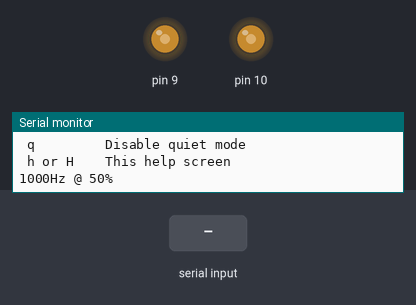
The sketch below on a simulated Arduino Uno, built with avr-gcc and run on an emulated ATmega328P. Shown: output pins drawn as LEDs (lit = HIGH), the last lines printed to the serial monitor. The inputs (shaded band) are chosen by the test bench.

Above: at 1.2 s.
1.3 s: "D" received over Serial
At 1.9 s:
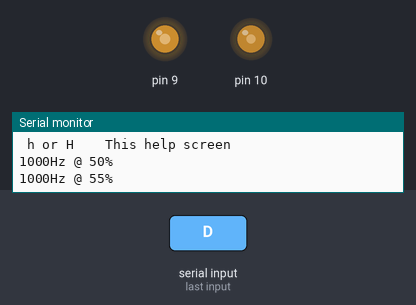
2.8 s: "d" received over Serial
At 3.1 s:
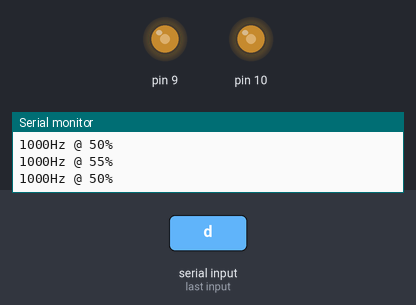
4.3 s: "d" received over Serial
At 5.4 s:
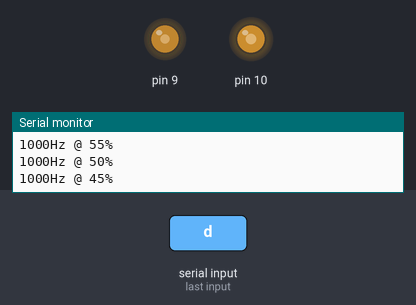
Timing chart, 0 to 7.3 s (numbered marks = the images above; inputs shaded):
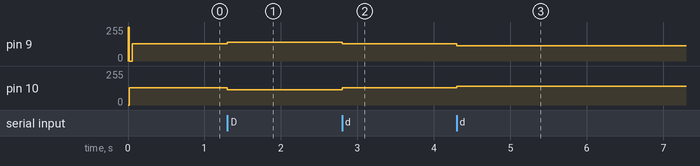

The sketch:

sketch_aug31a.ino
```cpp
#define BAUDRATE  115200
//#define BAUDRATE  9600

#define NELEM(x)  (sizeof(x) / sizeof((x)[0]))

static uint8_t freqidx;   /* Current frequency; index in frequency table */
static uint8_t duty;    /* Duty-cycle in percent [0...100] */
static uint8_t quiet;   /* Set if quiet mode enabled */

typedef struct __freqtable_t {
  uint32_t  freq;   /* Frequency in Hz */
  uint16_t  tmrtop;   /* Timer TOP value */
  uint8_t   tccr1b;   /* Prescaler setup + rest of control register */
} freqtable_t;


/* Actual table of selectable frequencies (in flash) */
static const freqtable_t freqs[] PROGMEM = {
  { 1000000,     8, _BV(WGM13) | _BV(CS10) },
  {  500000,    16, _BV(WGM13) | _BV(CS10) },
  {  200000,    32, _BV(WGM13) | _BV(CS10) },
  {  100000,    80, _BV(WGM13) | _BV(CS10) },
  {   50000,   160, _BV(WGM13) | _BV(CS10) },
  {   20000,   320, _BV(WGM13) | _BV(CS10) },
  {   10000,   800, _BV(WGM13) | _BV(CS10) },
  {    5000,  1600, _BV(WGM13) | _BV(CS10) },
  {    2000,  3200, _BV(WGM13) | _BV(CS10) },
  {    1000,  8000, _BV(WGM13) | _BV(CS10) },
  {     500, 16000, _BV(WGM13) | _BV(CS10) },
  {     200, 32000, _BV(WGM13) | _BV(CS10) },
  {     100, 10000, _BV(WGM13) | _BV(CS11) },
  {      50, 20000, _BV(WGM13) | _BV(CS11) },
  {      20,  5000, _BV(WGM13) | _BV(CS11) | _BV(CS10) },
  {      10, 12500, _BV(WGM13) | _BV(CS11) | _BV(CS10) },
  {       5, 25000, _BV(WGM13) | _BV(CS11) | _BV(CS10) },
  {       2, 50000, _BV(WGM13) | _BV(CS11) | _BV(CS10) },
  {       1, 31500, _BV(WGM13) | _BV(CS12) },
};

#define F_1K  9 /* Index for 1kHz */
#define F_100K  3 /* Index for 100kHz */

static void showfreq(void)
{
  if(quiet)
    return;

  /* Print the new value(s) to console */
  Serial.print(pgm_read_dword(&freqs[freqidx].freq));
  Serial.write("Hz @ ");
  Serial.print(duty);
  Serial.write("%");
  /* At high frequency, we cannot control the duty-cycle accurately */
  if(freqidx < F_100K)
    Serial.write(" (reduced duty-cycle control)");
  Serial.write("\r\n");
}

static void showhelp(void)
{
  /* Blabla */
  if(quiet)
    return;
  Serial.write("Frequency Synthesizer 1Hz...1MHz\r\n");
  Serial.write(" + or F    Increase frequency\r\n");
  Serial.write(" - or f    Decrease frequency\r\n");
  Serial.write(" D         Increase duty-cycle\r\n");
  Serial.write(" d         Decrease duty-cycle\r\n");
  Serial.write(" Q         Enable quiet mode\r\n");
  Serial.write(" q         Disable quiet mode\r\n");
  Serial.write(" h or H    This help screen\r\n");
}

/* Recalculate the timer and PWM settings */
static void recalc(void)
{
  uint16_t tmp;
  uint16_t top;

  /* Setup new timer clock divider for selected frequency */
  TCCR1B = pgm_read_byte(&freqs[freqidx].tccr1b);

  /* Get the timer value for exact frequency and set timer TOP */
  top = pgm_read_word(&freqs[freqidx].tmrtop);
  cli();
  ICR1H = top >> 8;
  ICR1L = top & 0xff;
  sei();

  /* Calculate duty-cycle point in timer for PWM value */
  tmp = (uint32_t)top * duty / 100UL;

  /* Don't let the signal disappear on low/high duty-cycle bounds */
  if(!tmp)
    tmp = 1;
  else if(tmp >= top)
    tmp = top - 1;

  /* Set the PWM trigger points */
  cli();
  OCR1AH = tmp >> 8;  /* Non-inverting output */
  OCR1AL = tmp & 0xff;
  OCR1BH = tmp >> 8;  /* Invertng output */
  OCR1BL = tmp & 0xff;
  sei();

  showfreq();
}

/* Initialization */
void setup()
{
  duty = 50;    /* Start with 50% duty-cycle */
  freqidx = F_1K;   /* Setup 1kHz start frequency */
  quiet = 0;    /* Don't be quiet at start */

  PORTB = 0xff;   /* Ensure enable pull-ups on input ports */
  PORTC = 0xff;
  PORTD = 0xff;

  Serial.begin(BAUDRATE); /* Console interactive for control */
  pinMode(9, OUTPUT); /* OCR1A as output */
  pinMode(10, OUTPUT);  /* OCR1B as output */

  /* Setup timer1 to do phase and frequency correct PWM */
  TCCR1A = _BV(COM1A1) | _BV(COM1B1) | _BV(COM1B0);
  TCCR1B = _BV(WGM13) | _BV(CS10);
  TCCR1C = 0x00;

}

/* Main program */
void loop()
{
  showhelp(); /* Blabla */
  recalc(); /* Ensure initial frequency output */

  /* Loop with console input for interaction (modifying frequency, duty-cycle, etc.) */
  while(1) {
    if(Serial.available() > 0) {
      switch(Serial.read()) {
      case '+':
      case 'F':
        if(freqidx > 0) {
          freqidx--;
          recalc();
        }
        break;
      case '-':
      case 'f':
        if(freqidx < NELEM(freqs)-1) {
          freqidx++;
          recalc();
        }
        break;
      case 'D':
        if(duty < 95) {
          duty += 5;
          recalc();
        }
        break;
      case 'd':
        if(duty > 5) {
          duty -= 5;
          recalc();
        }
        break;
      case 'q':
        quiet = 0;
        break;
      case 'Q':
        quiet = 1;
        break;
      case 'h':
      case 'H':
        showhelp();
        /* Fallthrough */
      default:
        showfreq();
        break;
      }
    }
  }
}
```

Measured:
- after the input at 1.3 s, pin 9: 128/255 → 140/255 at once; pin 10: 128/255 → 115/255 at once
- after the input at 2.8 s, pin 9: 140/255 → 128/255 at once; pin 10: 115/255 → 128/255 at once
- after the input at 4.3 s, pin 9: 128/255 → 115/255 at once; pin 10: 128/255 → 140/255 at once
